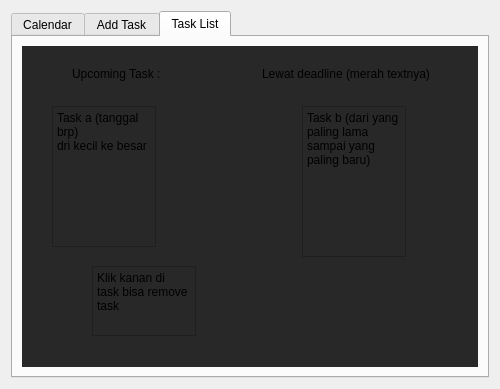
<?xml version="1.0" encoding="UTF-8"?>
<ui version="4.0">
 <class>Calendar</class>
 <widget class="QWidget" name="Calendar">
  <property name="geometry">
   <rect>
    <x>0</x>
    <y>0</y>
    <width>500</width>
    <height>389</height>
   </rect>
  </property>
  <property name="windowTitle">
   <string>Form</string>
  </property>
  <layout class="QVBoxLayout" name="verticalLayout">
   <item>
    <widget class="QTabWidget" name="tabWidget">
     <property name="currentIndex">
      <number>2</number>
     </property>
     <widget class="QWidget" name="Calendar">
      <attribute name="title">
       <string>Calendar</string>
      </attribute>
      <layout class="QVBoxLayout" name="verticalLayout_3">
       <item>
        <widget class="QWidget" name="widget" native="true">
         <property name="styleSheet">
          <string notr="true">Background-color : rgb(40, 40, 40)</string>
         </property>
         <layout class="QVBoxLayout" name="verticalLayout_10">
          <item>
           <widget class="QSplitter" name="splitter_2">
            <property name="orientation">
             <enum>Qt::Orientation::Horizontal</enum>
            </property>
            <widget class="QCalendarWidget" name="calendarWidget"/>
            <widget class="QTextEdit" name="textEdit">
             <property name="html">
              <string>&lt;!DOCTYPE HTML PUBLIC &quot;-//W3C//DTD HTML 4.0//EN&quot; &quot;http://www.w3.org/TR/REC-html40/strict.dtd&quot;&gt;
&lt;html&gt;&lt;head&gt;&lt;meta name=&quot;qrichtext&quot; content=&quot;1&quot; /&gt;&lt;meta charset=&quot;utf-8&quot; /&gt;&lt;style type=&quot;text/css&quot;&gt;
p, li { white-space: pre-wrap; }
hr { height: 1px; border-width: 0; }
li.unchecked::marker { content: &quot;\2610&quot;; }
li.checked::marker { content: &quot;\2612&quot;; }
&lt;/style&gt;&lt;/head&gt;&lt;body style=&quot; font-family:'Segoe UI'; font-size:9pt; font-weight:400; font-style:normal;&quot;&gt;
&lt;p style=&quot; margin-top:0px; margin-bottom:0px; margin-left:0px; margin-right:0px; -qt-block-indent:0; text-indent:0px;&quot;&gt;&lt;span style=&quot; font-size:20pt; vertical-align:super;&quot;&gt;List Tugas :&lt;/span&gt;&lt;/p&gt;
&lt;p style=&quot; margin-top:0px; margin-bottom:0px; margin-left:0px; margin-right:0px; -qt-block-indent:0; text-indent:0px;&quot;&gt;&lt;span style=&quot; font-size:20pt; vertical-align:super;&quot;&gt;-&lt;/span&gt;&lt;/p&gt;&lt;/body&gt;&lt;/html&gt;</string>
             </property>
            </widget>
           </widget>
          </item>
         </layout>
        </widget>
       </item>
      </layout>
     </widget>
     <widget class="QWidget" name="AddTask">
      <attribute name="title">
       <string>Add Task</string>
      </attribute>
      <layout class="QVBoxLayout" name="verticalLayout_4">
       <item>
        <widget class="QWidget" name="widget_2" native="true">
         <property name="styleSheet">
          <string notr="true">Background-color:rgb(40, 40, 40)</string>
         </property>
         <layout class="QVBoxLayout" name="verticalLayout_9">
          <item>
           <layout class="QVBoxLayout" name="verticalLayout_8" stretch="1,3">
            <item>
             <widget class="QLabel" name="label">
              <property name="font">
               <font>
                <pointsize>12</pointsize>
                <bold>true</bold>
               </font>
              </property>
              <property name="text">
               <string>Form Tugas</string>
              </property>
              <property name="alignment">
               <set>Qt::AlignmentFlag::AlignCenter</set>
              </property>
             </widget>
            </item>
            <item>
             <widget class="QSplitter" name="splitter">
              <property name="orientation">
               <enum>Qt::Orientation::Horizontal</enum>
              </property>
              <widget class="QWidget" name="">
               <layout class="QVBoxLayout" name="verticalLayout_5" stretch="1,0,1">
                <item>
                 <widget class="QLabel" name="label_2">
                  <property name="minimumSize">
                   <size>
                    <width>0</width>
                    <height>40</height>
                   </size>
                  </property>
                  <property name="font">
                   <font>
                    <bold>true</bold>
                   </font>
                  </property>
                  <property name="text">
                   <string>Nama Tugas</string>
                  </property>
                 </widget>
                </item>
                <item>
                 <widget class="QLabel" name="label_3">
                  <property name="minimumSize">
                   <size>
                    <width>0</width>
                    <height>40</height>
                   </size>
                  </property>
                  <property name="font">
                   <font>
                    <bold>true</bold>
                   </font>
                  </property>
                  <property name="text">
                   <string>Deadline</string>
                  </property>
                 </widget>
                </item>
                <item>
                 <widget class="QCheckBox" name="checkBox">
                  <property name="sizePolicy">
                   <sizepolicy hsizetype="Minimum" vsizetype="Expanding">
                    <horstretch>0</horstretch>
                    <verstretch>0</verstretch>
                   </sizepolicy>
                  </property>
                  <property name="minimumSize">
                   <size>
                    <width>0</width>
                    <height>40</height>
                   </size>
                  </property>
                  <property name="font">
                   <font>
                    <bold>true</bold>
                   </font>
                  </property>
                  <property name="styleSheet">
                   <string notr="true">QCheckBox::indicator {
    border-radius: 3px;
    border: 1px solid #555;
    width: 15px;
    height: 15px;
}

QCheckBox::indicator:checked {
    background-color: orange;
}</string>
                  </property>
                  <property name="text">
                   <string>Urgent</string>
                  </property>
                 </widget>
                </item>
               </layout>
              </widget>
              <widget class="QWidget" name="">
               <layout class="QVBoxLayout" name="verticalLayout_6" stretch="1,1,1">
                <item>
                 <widget class="QLineEdit" name="lineEdit">
                  <property name="minimumSize">
                   <size>
                    <width>0</width>
                    <height>40</height>
                   </size>
                  </property>
                 </widget>
                </item>
                <item>
                 <widget class="QLineEdit" name="lineEdit_2">
                  <property name="minimumSize">
                   <size>
                    <width>0</width>
                    <height>40</height>
                   </size>
                  </property>
                 </widget>
                </item>
                <item>
                 <widget class="QPushButton" name="pushButton">
                  <property name="minimumSize">
                   <size>
                    <width>0</width>
                    <height>40</height>
                   </size>
                  </property>
                  <property name="font">
                   <font>
                    <bold>true</bold>
                   </font>
                  </property>
                  <property name="text">
                   <string>Submit</string>
                  </property>
                 </widget>
                </item>
               </layout>
              </widget>
             </widget>
            </item>
           </layout>
          </item>
         </layout>
        </widget>
       </item>
      </layout>
     </widget>
     <widget class="QWidget" name="TaskList">
      <attribute name="title">
       <string>Task List</string>
      </attribute>
      <layout class="QVBoxLayout" name="verticalLayout_2">
       <item>
        <widget class="QWidget" name="widget_3" native="true">
         <property name="styleSheet">
          <string notr="true">Background-color:rgb(40, 40, 40)</string>
         </property>
         <widget class="QLabel" name="label_4">
          <property name="geometry">
           <rect>
            <x>50</x>
            <y>20</y>
            <width>131</width>
            <height>16</height>
           </rect>
          </property>
          <property name="text">
           <string>Upcoming Task :</string>
          </property>
         </widget>
         <widget class="QLabel" name="label_5">
          <property name="geometry">
           <rect>
            <x>240</x>
            <y>20</y>
            <width>181</width>
            <height>16</height>
           </rect>
          </property>
          <property name="text">
           <string>Lewat deadline (merah textnya)</string>
          </property>
         </widget>
         <widget class="QTextEdit" name="textEdit_2">
          <property name="geometry">
           <rect>
            <x>30</x>
            <y>60</y>
            <width>104</width>
            <height>141</height>
           </rect>
          </property>
          <property name="html">
           <string>&lt;!DOCTYPE HTML PUBLIC &quot;-//W3C//DTD HTML 4.0//EN&quot; &quot;http://www.w3.org/TR/REC-html40/strict.dtd&quot;&gt;
&lt;html&gt;&lt;head&gt;&lt;meta name=&quot;qrichtext&quot; content=&quot;1&quot; /&gt;&lt;meta charset=&quot;utf-8&quot; /&gt;&lt;style type=&quot;text/css&quot;&gt;
p, li { white-space: pre-wrap; }
hr { height: 1px; border-width: 0; }
li.unchecked::marker { content: &quot;\2610&quot;; }
li.checked::marker { content: &quot;\2612&quot;; }
&lt;/style&gt;&lt;/head&gt;&lt;body style=&quot; font-family:'Segoe UI'; font-size:9pt; font-weight:400; font-style:normal;&quot;&gt;
&lt;p style=&quot; margin-top:0px; margin-bottom:0px; margin-left:0px; margin-right:0px; -qt-block-indent:0; text-indent:0px;&quot;&gt;Task a (tanggal brp)&lt;/p&gt;
&lt;p style=&quot; margin-top:0px; margin-bottom:0px; margin-left:0px; margin-right:0px; -qt-block-indent:0; text-indent:0px;&quot;&gt;dri kecil ke besar&lt;/p&gt;
&lt;p style=&quot;-qt-paragraph-type:empty; margin-top:0px; margin-bottom:0px; margin-left:0px; margin-right:0px; -qt-block-indent:0; text-indent:0px;&quot;&gt;&lt;br /&gt;&lt;/p&gt;&lt;/body&gt;&lt;/html&gt;</string>
          </property>
         </widget>
         <widget class="QTextEdit" name="textEdit_3">
          <property name="geometry">
           <rect>
            <x>280</x>
            <y>60</y>
            <width>104</width>
            <height>151</height>
           </rect>
          </property>
          <property name="html">
           <string>&lt;!DOCTYPE HTML PUBLIC &quot;-//W3C//DTD HTML 4.0//EN&quot; &quot;http://www.w3.org/TR/REC-html40/strict.dtd&quot;&gt;
&lt;html&gt;&lt;head&gt;&lt;meta name=&quot;qrichtext&quot; content=&quot;1&quot; /&gt;&lt;meta charset=&quot;utf-8&quot; /&gt;&lt;style type=&quot;text/css&quot;&gt;
p, li { white-space: pre-wrap; }
hr { height: 1px; border-width: 0; }
li.unchecked::marker { content: &quot;\2610&quot;; }
li.checked::marker { content: &quot;\2612&quot;; }
&lt;/style&gt;&lt;/head&gt;&lt;body style=&quot; font-family:'Segoe UI'; font-size:9pt; font-weight:400; font-style:normal;&quot;&gt;
&lt;p style=&quot; margin-top:0px; margin-bottom:0px; margin-left:0px; margin-right:0px; -qt-block-indent:0; text-indent:0px;&quot;&gt;Task b (dari yang paling lama sampai yang paling baru)&lt;/p&gt;&lt;/body&gt;&lt;/html&gt;</string>
          </property>
         </widget>
         <widget class="QTextEdit" name="textEdit_4">
          <property name="geometry">
           <rect>
            <x>70</x>
            <y>220</y>
            <width>104</width>
            <height>70</height>
           </rect>
          </property>
          <property name="html">
           <string>&lt;!DOCTYPE HTML PUBLIC &quot;-//W3C//DTD HTML 4.0//EN&quot; &quot;http://www.w3.org/TR/REC-html40/strict.dtd&quot;&gt;
&lt;html&gt;&lt;head&gt;&lt;meta name=&quot;qrichtext&quot; content=&quot;1&quot; /&gt;&lt;meta charset=&quot;utf-8&quot; /&gt;&lt;style type=&quot;text/css&quot;&gt;
p, li { white-space: pre-wrap; }
hr { height: 1px; border-width: 0; }
li.unchecked::marker { content: &quot;\2610&quot;; }
li.checked::marker { content: &quot;\2612&quot;; }
&lt;/style&gt;&lt;/head&gt;&lt;body style=&quot; font-family:'Segoe UI'; font-size:9pt; font-weight:400; font-style:normal;&quot;&gt;
&lt;p style=&quot; margin-top:0px; margin-bottom:0px; margin-left:0px; margin-right:0px; -qt-block-indent:0; text-indent:0px;&quot;&gt;Klik kanan di task bisa remove task&lt;/p&gt;&lt;/body&gt;&lt;/html&gt;</string>
          </property>
         </widget>
        </widget>
       </item>
      </layout>
     </widget>
    </widget>
   </item>
  </layout>
 </widget>
 <resources/>
 <connections/>
</ui>
